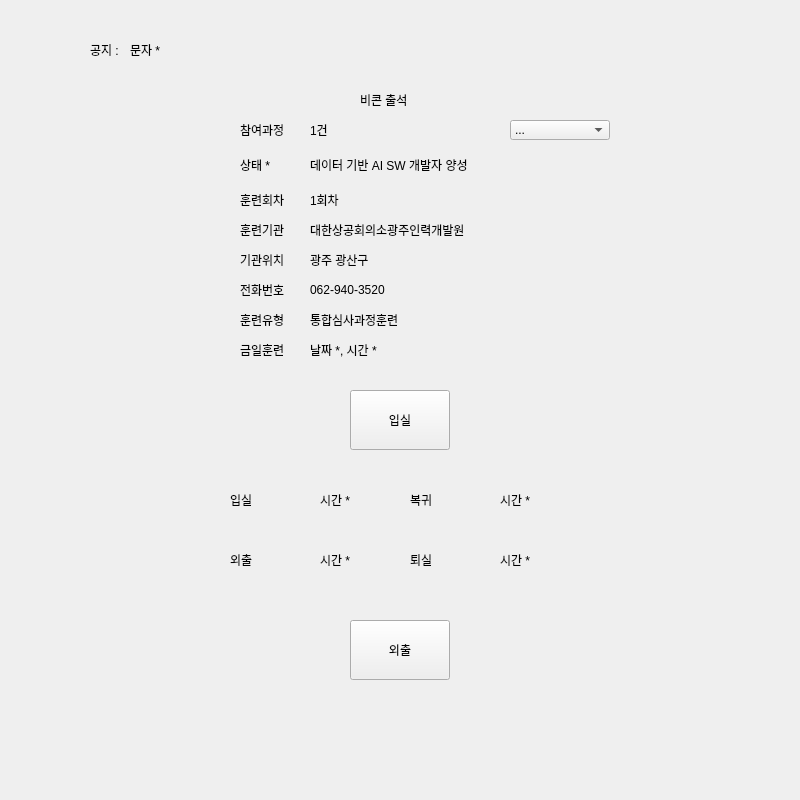
<?xml version="1.0" encoding="UTF-8"?>
<ui version="4.0">
 <class>Form</class>
 <widget class="QWidget" name="Form">
  <property name="geometry">
   <rect>
    <x>0</x>
    <y>0</y>
    <width>800</width>
    <height>800</height>
   </rect>
  </property>
  <property name="windowTitle">
   <string>Form</string>
  </property>
  <widget class="QStackedWidget" name="stackedWidget">
   <property name="geometry">
    <rect>
     <x>0</x>
     <y>0</y>
     <width>800</width>
     <height>800</height>
    </rect>
   </property>
   <property name="midLineWidth">
    <number>0</number>
   </property>
   <property name="currentIndex">
    <number>0</number>
   </property>
   <widget class="QWidget" name="page">
    <widget class="QLabel" name="label_12">
     <property name="geometry">
      <rect>
       <x>310</x>
       <y>280</y>
       <width>300</width>
       <height>20</height>
      </rect>
     </property>
     <property name="text">
      <string>062-940-3520</string>
     </property>
    </widget>
    <widget class="QPushButton" name="pb_check">
     <property name="geometry">
      <rect>
       <x>350</x>
       <y>390</y>
       <width>100</width>
       <height>60</height>
      </rect>
     </property>
     <property name="text">
      <string>입실</string>
     </property>
    </widget>
    <widget class="QLabel" name="lb_outing">
     <property name="geometry">
      <rect>
       <x>320</x>
       <y>530</y>
       <width>100</width>
       <height>60</height>
      </rect>
     </property>
     <property name="text">
      <string>시간 *</string>
     </property>
    </widget>
    <widget class="QLabel" name="label_6">
     <property name="geometry">
      <rect>
       <x>240</x>
       <y>190</y>
       <width>50</width>
       <height>20</height>
      </rect>
     </property>
     <property name="text">
      <string>훈련회차</string>
     </property>
    </widget>
    <widget class="QPushButton" name="pb_outing">
     <property name="geometry">
      <rect>
       <x>350</x>
       <y>620</y>
       <width>100</width>
       <height>60</height>
      </rect>
     </property>
     <property name="text">
      <string>외출</string>
     </property>
    </widget>
    <widget class="QLabel" name="label_2">
     <property name="geometry">
      <rect>
       <x>240</x>
       <y>120</y>
       <width>50</width>
       <height>20</height>
      </rect>
     </property>
     <property name="text">
      <string>참여과정</string>
     </property>
    </widget>
    <widget class="QLabel" name="lb_comeback">
     <property name="geometry">
      <rect>
       <x>500</x>
       <y>470</y>
       <width>100</width>
       <height>60</height>
      </rect>
     </property>
     <property name="text">
      <string>시간 *</string>
     </property>
    </widget>
    <widget class="QLabel" name="label_11">
     <property name="geometry">
      <rect>
       <x>240</x>
       <y>250</y>
       <width>50</width>
       <height>20</height>
      </rect>
     </property>
     <property name="text">
      <string>기관위치</string>
     </property>
    </widget>
    <widget class="QLabel" name="label">
     <property name="geometry">
      <rect>
       <x>360</x>
       <y>90</y>
       <width>50</width>
       <height>20</height>
      </rect>
     </property>
     <property name="text">
      <string>비콘 출석</string>
     </property>
    </widget>
    <widget class="QLabel" name="label_21">
     <property name="geometry">
      <rect>
       <x>410</x>
       <y>530</y>
       <width>100</width>
       <height>60</height>
      </rect>
     </property>
     <property name="text">
      <string>퇴실</string>
     </property>
    </widget>
    <widget class="QLabel" name="label_3">
     <property name="geometry">
      <rect>
       <x>310</x>
       <y>120</y>
       <width>50</width>
       <height>20</height>
      </rect>
     </property>
     <property name="text">
      <string>1건</string>
     </property>
    </widget>
    <widget class="QLabel" name="label_8">
     <property name="geometry">
      <rect>
       <x>310</x>
       <y>220</y>
       <width>300</width>
       <height>20</height>
      </rect>
     </property>
     <property name="text">
      <string>대한상공회의소광주인력개발원</string>
     </property>
    </widget>
    <widget class="QLabel" name="label_23">
     <property name="geometry">
      <rect>
       <x>230</x>
       <y>470</y>
       <width>100</width>
       <height>60</height>
      </rect>
     </property>
     <property name="text">
      <string>입실</string>
     </property>
    </widget>
    <widget class="QLabel" name="label_10">
     <property name="geometry">
      <rect>
       <x>310</x>
       <y>250</y>
       <width>300</width>
       <height>20</height>
      </rect>
     </property>
     <property name="text">
      <string>광주 광산구</string>
     </property>
    </widget>
    <widget class="QLabel" name="lb_training">
     <property name="geometry">
      <rect>
       <x>310</x>
       <y>340</y>
       <width>300</width>
       <height>20</height>
      </rect>
     </property>
     <property name="text">
      <string>날짜 *, 시간 *</string>
     </property>
    </widget>
    <widget class="QLabel" name="lb_leave">
     <property name="geometry">
      <rect>
       <x>500</x>
       <y>530</y>
       <width>100</width>
       <height>60</height>
      </rect>
     </property>
     <property name="text">
      <string>시간 *</string>
     </property>
    </widget>
    <widget class="QLabel" name="label_7">
     <property name="geometry">
      <rect>
       <x>310</x>
       <y>190</y>
       <width>300</width>
       <height>20</height>
      </rect>
     </property>
     <property name="text">
      <string>1회차</string>
     </property>
    </widget>
    <widget class="QLabel" name="lb_entrance">
     <property name="geometry">
      <rect>
       <x>320</x>
       <y>470</y>
       <width>100</width>
       <height>60</height>
      </rect>
     </property>
     <property name="text">
      <string>시간 *</string>
     </property>
    </widget>
    <widget class="QLabel" name="label_22">
     <property name="geometry">
      <rect>
       <x>230</x>
       <y>530</y>
       <width>100</width>
       <height>60</height>
      </rect>
     </property>
     <property name="text">
      <string>외출</string>
     </property>
    </widget>
    <widget class="QLabel" name="label_14">
     <property name="geometry">
      <rect>
       <x>310</x>
       <y>310</y>
       <width>300</width>
       <height>20</height>
      </rect>
     </property>
     <property name="text">
      <string>통합심사과정훈련</string>
     </property>
    </widget>
    <widget class="QComboBox" name="cb_menu">
     <property name="geometry">
      <rect>
       <x>510</x>
       <y>120</y>
       <width>100</width>
       <height>20</height>
      </rect>
     </property>
     <item>
      <property name="text">
       <string>...</string>
      </property>
     </item>
     <item>
      <property name="text">
       <string>나의 출결 및 진도 현황</string>
      </property>
     </item>
     <item>
      <property name="text">
       <string>나의출석보기</string>
      </property>
     </item>
     <item>
      <property name="text">
       <string>개인 일정</string>
      </property>
     </item>
     <item>
      <property name="text">
       <string>메신저</string>
      </property>
     </item>
    </widget>
    <widget class="QLabel" name="label_13">
     <property name="geometry">
      <rect>
       <x>240</x>
       <y>280</y>
       <width>50</width>
       <height>20</height>
      </rect>
     </property>
     <property name="text">
      <string>전화번호</string>
     </property>
    </widget>
    <widget class="QLabel" name="label_9">
     <property name="geometry">
      <rect>
       <x>240</x>
       <y>220</y>
       <width>50</width>
       <height>20</height>
      </rect>
     </property>
     <property name="text">
      <string>훈련기관</string>
     </property>
    </widget>
    <widget class="QLabel" name="label_5">
     <property name="geometry">
      <rect>
       <x>310</x>
       <y>150</y>
       <width>300</width>
       <height>30</height>
      </rect>
     </property>
     <property name="text">
      <string>데이터 기반 AI SW 개발자 양성</string>
     </property>
    </widget>
    <widget class="QLabel" name="lb_state">
     <property name="geometry">
      <rect>
       <x>240</x>
       <y>150</y>
       <width>50</width>
       <height>30</height>
      </rect>
     </property>
     <property name="text">
      <string>상태 *</string>
     </property>
    </widget>
    <widget class="QLabel" name="label_17">
     <property name="geometry">
      <rect>
       <x>240</x>
       <y>340</y>
       <width>50</width>
       <height>20</height>
      </rect>
     </property>
     <property name="text">
      <string>금일훈련</string>
     </property>
    </widget>
    <widget class="QLabel" name="label_15">
     <property name="geometry">
      <rect>
       <x>240</x>
       <y>310</y>
       <width>50</width>
       <height>20</height>
      </rect>
     </property>
     <property name="text">
      <string>훈련유형</string>
     </property>
    </widget>
    <widget class="QLabel" name="label_19">
     <property name="geometry">
      <rect>
       <x>410</x>
       <y>470</y>
       <width>100</width>
       <height>60</height>
      </rect>
     </property>
     <property name="text">
      <string>복귀</string>
     </property>
    </widget>
    <widget class="QLabel" name="label_4">
     <property name="geometry">
      <rect>
       <x>90</x>
       <y>40</y>
       <width>50</width>
       <height>20</height>
      </rect>
     </property>
     <property name="text">
      <string>공지 :</string>
     </property>
    </widget>
    <widget class="QLabel" name="lb_notice">
     <property name="geometry">
      <rect>
       <x>130</x>
       <y>40</y>
       <width>600</width>
       <height>20</height>
      </rect>
     </property>
     <property name="text">
      <string>문자 *</string>
     </property>
    </widget>
   </widget>
   <widget class="QWidget" name="page_2">
    <widget class="QLabel" name="lb_attendance_page2">
     <property name="geometry">
      <rect>
       <x>190</x>
       <y>80</y>
       <width>50</width>
       <height>20</height>
      </rect>
     </property>
     <property name="text">
      <string>숫자 *</string>
     </property>
    </widget>
    <widget class="QLabel" name="lb_tardy_num">
     <property name="geometry">
      <rect>
       <x>280</x>
       <y>80</y>
       <width>50</width>
       <height>20</height>
      </rect>
     </property>
     <property name="text">
      <string>숫자 *</string>
     </property>
    </widget>
    <widget class="QLabel" name="lb_leave_early_page2">
     <property name="geometry">
      <rect>
       <x>370</x>
       <y>80</y>
       <width>50</width>
       <height>20</height>
      </rect>
     </property>
     <property name="text">
      <string>숫자 *</string>
     </property>
    </widget>
    <widget class="QLabel" name="lb_outing_page2">
     <property name="geometry">
      <rect>
       <x>460</x>
       <y>80</y>
       <width>50</width>
       <height>20</height>
      </rect>
     </property>
     <property name="text">
      <string>숫자 *</string>
     </property>
    </widget>
    <widget class="QLabel" name="lb_absent_page2">
     <property name="geometry">
      <rect>
       <x>550</x>
       <y>80</y>
       <width>50</width>
       <height>20</height>
      </rect>
     </property>
     <property name="text">
      <string>숫자 *</string>
     </property>
    </widget>
    <widget class="QLabel" name="label_27">
     <property name="geometry">
      <rect>
       <x>280</x>
       <y>130</y>
       <width>50</width>
       <height>20</height>
      </rect>
     </property>
     <property name="text">
      <string>지각</string>
     </property>
    </widget>
    <widget class="QLabel" name="label_28">
     <property name="geometry">
      <rect>
       <x>190</x>
       <y>130</y>
       <width>50</width>
       <height>20</height>
      </rect>
     </property>
     <property name="text">
      <string>출석</string>
     </property>
    </widget>
    <widget class="QLabel" name="label_29">
     <property name="geometry">
      <rect>
       <x>550</x>
       <y>130</y>
       <width>50</width>
       <height>20</height>
      </rect>
     </property>
     <property name="text">
      <string>결석</string>
     </property>
    </widget>
    <widget class="QLabel" name="label_30">
     <property name="geometry">
      <rect>
       <x>460</x>
       <y>130</y>
       <width>50</width>
       <height>20</height>
      </rect>
     </property>
     <property name="text">
      <string>외출</string>
     </property>
    </widget>
    <widget class="QLabel" name="label_31">
     <property name="geometry">
      <rect>
       <x>370</x>
       <y>130</y>
       <width>50</width>
       <height>20</height>
      </rect>
     </property>
     <property name="text">
      <string>조퇴</string>
     </property>
    </widget>
    <widget class="QLabel" name="label_32">
     <property name="geometry">
      <rect>
       <x>240</x>
       <y>230</y>
       <width>70</width>
       <height>20</height>
      </rect>
     </property>
     <property name="text">
      <string>나의 출석률</string>
     </property>
    </widget>
    <widget class="QLabel" name="lb_attendance_rate_page2">
     <property name="geometry">
      <rect>
       <x>330</x>
       <y>230</y>
       <width>200</width>
       <height>20</height>
      </rect>
     </property>
     <property name="text">
      <string>퍼센트( 출석일 / 총 교육일) *</string>
     </property>
    </widget>
    <widget class="QProgressBar" name="bar_attendance">
     <property name="geometry">
      <rect>
       <x>240</x>
       <y>270</y>
       <width>271</width>
       <height>23</height>
      </rect>
     </property>
     <property name="value">
      <number>24</number>
     </property>
    </widget>
    <widget class="QLabel" name="lb_progress">
     <property name="geometry">
      <rect>
       <x>330</x>
       <y>330</y>
       <width>200</width>
       <height>20</height>
      </rect>
     </property>
     <property name="text">
      <string>퍼센트( 진행일 / 총 교육일) *</string>
     </property>
    </widget>
    <widget class="QLabel" name="label_35">
     <property name="geometry">
      <rect>
       <x>240</x>
       <y>330</y>
       <width>70</width>
       <height>20</height>
      </rect>
     </property>
     <property name="text">
      <string>과정진행률</string>
     </property>
    </widget>
    <widget class="QProgressBar" name="bar_progress">
     <property name="geometry">
      <rect>
       <x>240</x>
       <y>370</y>
       <width>271</width>
       <height>23</height>
      </rect>
     </property>
     <property name="value">
      <number>24</number>
     </property>
    </widget>
    <widget class="QLabel" name="label_38">
     <property name="geometry">
      <rect>
       <x>240</x>
       <y>420</y>
       <width>70</width>
       <height>20</height>
      </rect>
     </property>
     <property name="text">
      <string>총결석일</string>
     </property>
    </widget>
    <widget class="QLabel" name="lb_total_absent_num">
     <property name="geometry">
      <rect>
       <x>330</x>
       <y>420</y>
       <width>70</width>
       <height>20</height>
      </rect>
     </property>
     <property name="text">
      <string>숫자 *</string>
     </property>
    </widget>
    <widget class="QLabel" name="label_40">
     <property name="geometry">
      <rect>
       <x>240</x>
       <y>460</y>
       <width>281</width>
       <height>20</height>
      </rect>
     </property>
     <property name="text">
      <string>지각.조퇴.외출 3회는 결석 1회로 산정</string>
     </property>
    </widget>
    <widget class="QPushButton" name="pb_home_page2">
     <property name="geometry">
      <rect>
       <x>680</x>
       <y>20</y>
       <width>75</width>
       <height>23</height>
      </rect>
     </property>
     <property name="text">
      <string>HOME</string>
     </property>
    </widget>
   </widget>
   <widget class="QWidget" name="page_3">
    <widget class="QLabel" name="label_41">
     <property name="geometry">
      <rect>
       <x>360</x>
       <y>20</y>
       <width>80</width>
       <height>20</height>
      </rect>
     </property>
     <property name="text">
      <string>나의 출석보기</string>
     </property>
    </widget>
    <widget class="Line" name="line">
     <property name="geometry">
      <rect>
       <x>50</x>
       <y>50</y>
       <width>700</width>
       <height>20</height>
      </rect>
     </property>
     <property name="orientation">
      <enum>Qt::Horizontal</enum>
     </property>
    </widget>
    <widget class="QLabel" name="label_42">
     <property name="geometry">
      <rect>
       <x>50</x>
       <y>80</y>
       <width>80</width>
       <height>20</height>
      </rect>
     </property>
     <property name="text">
      <string>훈련과정정보</string>
     </property>
    </widget>
    <widget class="Line" name="line_2">
     <property name="geometry">
      <rect>
       <x>50</x>
       <y>220</y>
       <width>700</width>
       <height>20</height>
      </rect>
     </property>
     <property name="orientation">
      <enum>Qt::Horizontal</enum>
     </property>
    </widget>
    <widget class="QLabel" name="label_43">
     <property name="geometry">
      <rect>
       <x>50</x>
       <y>250</y>
       <width>80</width>
       <height>20</height>
      </rect>
     </property>
     <property name="text">
      <string>나의 출석 정보</string>
     </property>
    </widget>
    <widget class="QLabel" name="label_44">
     <property name="geometry">
      <rect>
       <x>80</x>
       <y>110</y>
       <width>50</width>
       <height>20</height>
      </rect>
     </property>
     <property name="text">
      <string>훈련과정</string>
     </property>
    </widget>
    <widget class="QLabel" name="label_45">
     <property name="geometry">
      <rect>
       <x>150</x>
       <y>110</y>
       <width>300</width>
       <height>20</height>
      </rect>
     </property>
     <property name="text">
      <string>데이터 기반 AI SW개발자 양성</string>
     </property>
    </widget>
    <widget class="QLabel" name="label_46">
     <property name="geometry">
      <rect>
       <x>150</x>
       <y>130</y>
       <width>300</width>
       <height>20</height>
      </rect>
     </property>
     <property name="text">
      <string>대한상공회의소광주인력개발원</string>
     </property>
    </widget>
    <widget class="QLabel" name="label_47">
     <property name="geometry">
      <rect>
       <x>80</x>
       <y>130</y>
       <width>50</width>
       <height>20</height>
      </rect>
     </property>
     <property name="text">
      <string>훈련기관</string>
     </property>
    </widget>
    <widget class="QLabel" name="label_48">
     <property name="geometry">
      <rect>
       <x>150</x>
       <y>150</y>
       <width>300</width>
       <height>20</height>
      </rect>
     </property>
     <property name="text">
      <string>통합심사과정훈련</string>
     </property>
    </widget>
    <widget class="QLabel" name="label_49">
     <property name="geometry">
      <rect>
       <x>80</x>
       <y>150</y>
       <width>50</width>
       <height>20</height>
      </rect>
     </property>
     <property name="text">
      <string>훈련유형</string>
     </property>
    </widget>
    <widget class="QLabel" name="label_50">
     <property name="geometry">
      <rect>
       <x>150</x>
       <y>170</y>
       <width>300</width>
       <height>20</height>
      </rect>
     </property>
     <property name="text">
      <string>2022.10.25(화) ~ 2023.05.24(수)</string>
     </property>
    </widget>
    <widget class="QLabel" name="label_51">
     <property name="geometry">
      <rect>
       <x>80</x>
       <y>170</y>
       <width>50</width>
       <height>20</height>
      </rect>
     </property>
     <property name="text">
      <string>훈련기간</string>
     </property>
    </widget>
    <widget class="QLabel" name="lb_attendance_rate_page3">
     <property name="geometry">
      <rect>
       <x>150</x>
       <y>190</y>
       <width>300</width>
       <height>20</height>
      </rect>
     </property>
     <property name="text">
      <string>출석일 / 총 교육일 *</string>
     </property>
    </widget>
    <widget class="QLabel" name="label_53">
     <property name="geometry">
      <rect>
       <x>80</x>
       <y>190</y>
       <width>50</width>
       <height>20</height>
      </rect>
     </property>
     <property name="text">
      <string>출석일</string>
     </property>
    </widget>
    <widget class="QTabWidget" name="tab_page3">
     <property name="geometry">
      <rect>
       <x>100</x>
       <y>300</y>
       <width>521</width>
       <height>381</height>
      </rect>
     </property>
     <property name="currentIndex">
      <number>0</number>
     </property>
     <widget class="QWidget" name="tab">
      <attribute name="title">
       <string>달력</string>
      </attribute>
      <widget class="QCalendarWidget" name="calendar_page3">
       <property name="enabled">
        <bool>true</bool>
       </property>
       <property name="geometry">
        <rect>
         <x>0</x>
         <y>0</y>
         <width>515</width>
         <height>355</height>
        </rect>
       </property>
       <property name="font">
        <font>
         <stylestrategy>PreferDefault</stylestrategy>
         <kerning>true</kerning>
        </font>
       </property>
       <property name="mouseTracking">
        <bool>false</bool>
       </property>
       <property name="tabletTracking">
        <bool>false</bool>
       </property>
       <property name="focusPolicy">
        <enum>Qt::StrongFocus</enum>
       </property>
       <property name="contextMenuPolicy">
        <enum>Qt::DefaultContextMenu</enum>
       </property>
       <property name="acceptDrops">
        <bool>false</bool>
       </property>
       <property name="statusTip">
        <string/>
       </property>
       <property name="whatsThis">
        <string notr="true"/>
       </property>
       <property name="accessibleName">
        <string/>
       </property>
       <property name="accessibleDescription">
        <string/>
       </property>
       <property name="layoutDirection">
        <enum>Qt::LeftToRight</enum>
       </property>
       <property name="autoFillBackground">
        <bool>false</bool>
       </property>
       <property name="inputMethodHints">
        <set>Qt::ImhNone</set>
       </property>
       <property name="gridVisible">
        <bool>false</bool>
       </property>
       <property name="verticalHeaderFormat">
        <enum>QCalendarWidget::NoVerticalHeader</enum>
       </property>
       <property name="navigationBarVisible">
        <bool>true</bool>
       </property>
       <property name="dateEditEnabled">
        <bool>true</bool>
       </property>
      </widget>
     </widget>
     <widget class="QWidget" name="tab_2">
      <attribute name="title">
       <string>리스트 보기</string>
      </attribute>
      <widget class="QTableWidget" name="table_page3">
       <property name="geometry">
        <rect>
         <x>0</x>
         <y>0</y>
         <width>515</width>
         <height>355</height>
        </rect>
       </property>
       <property name="editTriggers">
        <set>QAbstractItemView::NoEditTriggers</set>
       </property>
       <attribute name="horizontalHeaderStretchLastSection">
        <bool>true</bool>
       </attribute>
      </widget>
     </widget>
    </widget>
    <widget class="QPushButton" name="pb_home_page3">
     <property name="geometry">
      <rect>
       <x>680</x>
       <y>20</y>
       <width>75</width>
       <height>23</height>
      </rect>
     </property>
     <property name="text">
      <string>HOME</string>
     </property>
    </widget>
   </widget>
   <widget class="QWidget" name="page_4">
    <widget class="QLabel" name="label_56">
     <property name="geometry">
      <rect>
       <x>370</x>
       <y>20</y>
       <width>60</width>
       <height>20</height>
      </rect>
     </property>
     <property name="text">
      <string>개인일정</string>
     </property>
    </widget>
    <widget class="Line" name="line_3">
     <property name="geometry">
      <rect>
       <x>20</x>
       <y>40</y>
       <width>760</width>
       <height>20</height>
      </rect>
     </property>
     <property name="orientation">
      <enum>Qt::Horizontal</enum>
     </property>
    </widget>
    <widget class="QTabWidget" name="tab_page4">
     <property name="geometry">
      <rect>
       <x>20</x>
       <y>60</y>
       <width>760</width>
       <height>520</height>
      </rect>
     </property>
     <property name="currentIndex">
      <number>0</number>
     </property>
     <widget class="QWidget" name="tab_3">
      <attribute name="title">
       <string>달력</string>
      </attribute>
      <widget class="QCalendarWidget" name="calendar_page4">
       <property name="geometry">
        <rect>
         <x>0</x>
         <y>0</y>
         <width>760</width>
         <height>500</height>
        </rect>
       </property>
       <property name="verticalHeaderFormat">
        <enum>QCalendarWidget::NoVerticalHeader</enum>
       </property>
       <property name="navigationBarVisible">
        <bool>true</bool>
       </property>
       <property name="dateEditEnabled">
        <bool>true</bool>
       </property>
      </widget>
     </widget>
     <widget class="QWidget" name="tab_4">
      <attribute name="title">
       <string>리스트 보기</string>
      </attribute>
      <widget class="QTableWidget" name="table_page4">
       <property name="geometry">
        <rect>
         <x>0</x>
         <y>0</y>
         <width>755</width>
         <height>495</height>
        </rect>
       </property>
       <property name="editTriggers">
        <set>QAbstractItemView::NoEditTriggers</set>
       </property>
       <attribute name="horizontalHeaderStretchLastSection">
        <bool>true</bool>
       </attribute>
      </widget>
     </widget>
    </widget>
    <widget class="QLineEdit" name="le_input_page4">
     <property name="geometry">
      <rect>
       <x>20</x>
       <y>620</y>
       <width>760</width>
       <height>40</height>
      </rect>
     </property>
    </widget>
    <widget class="QPushButton" name="pb_input">
     <property name="geometry">
      <rect>
       <x>270</x>
       <y>690</y>
       <width>75</width>
       <height>23</height>
      </rect>
     </property>
     <property name="text">
      <string>추가</string>
     </property>
    </widget>
    <widget class="QPushButton" name="pb_delet_page4">
     <property name="geometry">
      <rect>
       <x>370</x>
       <y>690</y>
       <width>75</width>
       <height>23</height>
      </rect>
     </property>
     <property name="text">
      <string>삭제</string>
     </property>
    </widget>
    <widget class="QPushButton" name="pb_home_page4">
     <property name="geometry">
      <rect>
       <x>680</x>
       <y>20</y>
       <width>75</width>
       <height>23</height>
      </rect>
     </property>
     <property name="text">
      <string>HOME</string>
     </property>
    </widget>
   </widget>
   <widget class="QWidget" name="page_5">
    <widget class="QLabel" name="label_59">
     <property name="geometry">
      <rect>
       <x>370</x>
       <y>20</y>
       <width>60</width>
       <height>20</height>
      </rect>
     </property>
     <property name="text">
      <string>메신저</string>
     </property>
    </widget>
    <widget class="QListWidget" name="list_page5">
     <property name="geometry">
      <rect>
       <x>20</x>
       <y>70</y>
       <width>760</width>
       <height>590</height>
      </rect>
     </property>
    </widget>
    <widget class="Line" name="line_4">
     <property name="geometry">
      <rect>
       <x>20</x>
       <y>40</y>
       <width>760</width>
       <height>20</height>
      </rect>
     </property>
     <property name="orientation">
      <enum>Qt::Horizontal</enum>
     </property>
    </widget>
    <widget class="QLineEdit" name="le_input_page5">
     <property name="geometry">
      <rect>
       <x>20</x>
       <y>680</y>
       <width>761</width>
       <height>20</height>
      </rect>
     </property>
    </widget>
    <widget class="QPushButton" name="pb_delet_page5">
     <property name="geometry">
      <rect>
       <x>710</x>
       <y>760</y>
       <width>75</width>
       <height>23</height>
      </rect>
     </property>
     <property name="text">
      <string>삭제</string>
     </property>
    </widget>
    <widget class="QPushButton" name="pb_home_page5">
     <property name="geometry">
      <rect>
       <x>680</x>
       <y>20</y>
       <width>75</width>
       <height>23</height>
      </rect>
     </property>
     <property name="text">
      <string>HOME</string>
     </property>
    </widget>
   </widget>
  </widget>
 </widget>
 <resources/>
 <connections/>
</ui>
